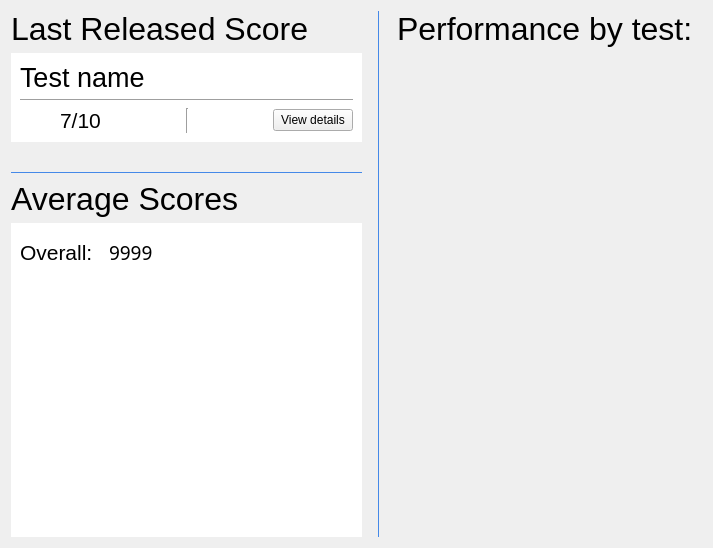
<?xml version="1.0" encoding="UTF-8"?>
<ui version="4.0">
 <class>scoredash</class>
 <widget class="QWidget" name="scoredash">
  <property name="geometry">
   <rect>
    <x>0</x>
    <y>0</y>
    <width>713</width>
    <height>548</height>
   </rect>
  </property>
  <property name="sizePolicy">
   <sizepolicy hsizetype="Preferred" vsizetype="Expanding">
    <horstretch>0</horstretch>
    <verstretch>0</verstretch>
   </sizepolicy>
  </property>
  <property name="windowTitle">
   <string>Form</string>
  </property>
  <layout class="QGridLayout" name="gridLayout">
   <item row="0" column="0">
    <widget class="QLabel" name="label">
     <property name="sizePolicy">
      <sizepolicy hsizetype="Preferred" vsizetype="Maximum">
       <horstretch>0</horstretch>
       <verstretch>0</verstretch>
      </sizepolicy>
     </property>
     <property name="font">
      <font>
       <family>Segoe UI</family>
       <pointsize>24</pointsize>
      </font>
     </property>
     <property name="text">
      <string>Last Released Score</string>
     </property>
    </widget>
   </item>
   <item row="5" column="0">
    <widget class="QWidget" name="avgs" native="true">
     <property name="sizePolicy">
      <sizepolicy hsizetype="Preferred" vsizetype="Expanding">
       <horstretch>0</horstretch>
       <verstretch>0</verstretch>
      </sizepolicy>
     </property>
     <property name="styleSheet">
      <string notr="true">#avgs {
background: #fff
}</string>
     </property>
     <layout class="QFormLayout" name="formLayout">
      <item row="0" column="0">
       <widget class="QLabel" name="label_3">
        <property name="sizePolicy">
         <sizepolicy hsizetype="Preferred" vsizetype="Fixed">
          <horstretch>0</horstretch>
          <verstretch>0</verstretch>
         </sizepolicy>
        </property>
        <property name="minimumSize">
         <size>
          <width>0</width>
          <height>40</height>
         </size>
        </property>
        <property name="font">
         <font>
          <family>Segoe UI</family>
          <pointsize>16</pointsize>
         </font>
        </property>
        <property name="text">
         <string>Overall:</string>
        </property>
       </widget>
      </item>
      <item row="0" column="1">
       <widget class="QLabel" name="overallavg">
        <property name="sizePolicy">
         <sizepolicy hsizetype="Preferred" vsizetype="Fixed">
          <horstretch>0</horstretch>
          <verstretch>0</verstretch>
         </sizepolicy>
        </property>
        <property name="minimumSize">
         <size>
          <width>0</width>
          <height>40</height>
         </size>
        </property>
        <property name="font">
         <font>
          <family>Segoe UI Light</family>
          <pointsize>14</pointsize>
          <kerning>true</kerning>
         </font>
        </property>
        <property name="styleSheet">
         <string notr="true">#overallavg{
padding:5px;
}
</string>
        </property>
        <property name="text">
         <string>9999</string>
        </property>
       </widget>
      </item>
     </layout>
    </widget>
   </item>
   <item row="1" column="0">
    <widget class="QWidget" name="widget" native="true">
     <property name="styleSheet">
      <string notr="true">#widget {
background: #ffffff
}</string>
     </property>
     <layout class="QVBoxLayout" name="verticalLayout">
      <item>
       <widget class="QLabel" name="testname">
        <property name="sizePolicy">
         <sizepolicy hsizetype="Preferred" vsizetype="Maximum">
          <horstretch>0</horstretch>
          <verstretch>0</verstretch>
         </sizepolicy>
        </property>
        <property name="font">
         <font>
          <family>Segoe UI</family>
          <pointsize>20</pointsize>
         </font>
        </property>
        <property name="text">
         <string>Test name</string>
        </property>
       </widget>
      </item>
      <item>
       <widget class="Line" name="line">
        <property name="orientation">
         <enum>Qt::Horizontal</enum>
        </property>
       </widget>
      </item>
      <item>
       <layout class="QHBoxLayout" name="horizontalLayout">
        <item>
         <spacer name="horizontalSpacer_2">
          <property name="orientation">
           <enum>Qt::Horizontal</enum>
          </property>
          <property name="sizeType">
           <enum>QSizePolicy::Fixed</enum>
          </property>
          <property name="sizeHint" stdset="0">
           <size>
            <width>40</width>
            <height>20</height>
           </size>
          </property>
         </spacer>
        </item>
        <item>
         <widget class="QLabel" name="score">
          <property name="font">
           <font>
            <family>Segoe UI</family>
            <pointsize>16</pointsize>
           </font>
          </property>
          <property name="text">
           <string>7/10</string>
          </property>
         </widget>
        </item>
        <item>
         <spacer name="horizontalSpacer">
          <property name="orientation">
           <enum>Qt::Horizontal</enum>
          </property>
          <property name="sizeHint" stdset="0">
           <size>
            <width>40</width>
            <height>20</height>
           </size>
          </property>
         </spacer>
        </item>
        <item>
         <widget class="Line" name="line_2">
          <property name="orientation">
           <enum>Qt::Vertical</enum>
          </property>
         </widget>
        </item>
        <item>
         <spacer name="horizontalSpacer_3">
          <property name="orientation">
           <enum>Qt::Horizontal</enum>
          </property>
          <property name="sizeHint" stdset="0">
           <size>
            <width>40</width>
            <height>20</height>
           </size>
          </property>
         </spacer>
        </item>
        <item>
         <widget class="QPushButton" name="viewDetails">
          <property name="text">
           <string>View details</string>
          </property>
         </widget>
        </item>
       </layout>
      </item>
     </layout>
    </widget>
   </item>
   <item row="2" column="0">
    <spacer name="verticalSpacer">
     <property name="orientation">
      <enum>Qt::Vertical</enum>
     </property>
     <property name="sizeType">
      <enum>QSizePolicy::Fixed</enum>
     </property>
     <property name="sizeHint" stdset="0">
      <size>
       <width>20</width>
       <height>18</height>
      </size>
     </property>
    </spacer>
   </item>
   <item row="0" column="4">
    <widget class="QLabel" name="label_4">
     <property name="font">
      <font>
       <family>Segoe UI</family>
       <pointsize>24</pointsize>
      </font>
     </property>
     <property name="text">
      <string>Performance by test: </string>
     </property>
    </widget>
   </item>
   <item row="4" column="0">
    <widget class="QLabel" name="label_2">
     <property name="sizePolicy">
      <sizepolicy hsizetype="Preferred" vsizetype="Maximum">
       <horstretch>0</horstretch>
       <verstretch>0</verstretch>
      </sizepolicy>
     </property>
     <property name="font">
      <font>
       <family>Segoe UI</family>
       <pointsize>24</pointsize>
      </font>
     </property>
     <property name="text">
      <string>Average Scores</string>
     </property>
    </widget>
   </item>
   <item row="3" column="0">
    <widget class="Line" name="line_3">
     <property name="styleSheet">
      <string notr="true">border-top: 1px solid #4589e8;</string>
     </property>
     <property name="orientation">
      <enum>Qt::Horizontal</enum>
     </property>
    </widget>
   </item>
   <item row="0" column="2" rowspan="6">
    <widget class="Line" name="line_4">
     <property name="styleSheet">
      <string notr="true">#line_4{
border: 1px solid #4589e8;
border-top: 0px;
border-right: 0px;
border-bottom: 0px;
}</string>
     </property>
     <property name="orientation">
      <enum>Qt::Vertical</enum>
     </property>
    </widget>
   </item>
   <item row="0" column="1">
    <spacer name="horizontalSpacer_5">
     <property name="orientation">
      <enum>Qt::Horizontal</enum>
     </property>
     <property name="sizeType">
      <enum>QSizePolicy::Fixed</enum>
     </property>
     <property name="sizeHint" stdset="0">
      <size>
       <width>10</width>
       <height>20</height>
      </size>
     </property>
    </spacer>
   </item>
   <item row="1" column="3">
    <spacer name="horizontalSpacer_4">
     <property name="orientation">
      <enum>Qt::Horizontal</enum>
     </property>
     <property name="sizeType">
      <enum>QSizePolicy::Fixed</enum>
     </property>
     <property name="sizeHint" stdset="0">
      <size>
       <width>10</width>
       <height>20</height>
      </size>
     </property>
    </spacer>
   </item>
   <item row="1" column="4" rowspan="5">
    <layout class="QGridLayout" name="gridLayout_2">
     <item row="0" column="1">
      <spacer name="horizontalSpacer_6">
       <property name="orientation">
        <enum>Qt::Horizontal</enum>
       </property>
       <property name="sizeType">
        <enum>QSizePolicy::Fixed</enum>
       </property>
       <property name="sizeHint" stdset="0">
        <size>
         <width>40</width>
         <height>20</height>
        </size>
       </property>
      </spacer>
     </item>
     <item row="1" column="0">
      <spacer name="verticalSpacer_2">
       <property name="orientation">
        <enum>Qt::Vertical</enum>
       </property>
       <property name="sizeType">
        <enum>QSizePolicy::Expanding</enum>
       </property>
       <property name="sizeHint" stdset="0">
        <size>
         <width>20</width>
         <height>40</height>
        </size>
       </property>
      </spacer>
     </item>
     <item row="0" column="0">
      <layout class="QHBoxLayout" name="graphcontainer"/>
     </item>
    </layout>
   </item>
  </layout>
 </widget>
 <resources/>
 <connections/>
</ui>
